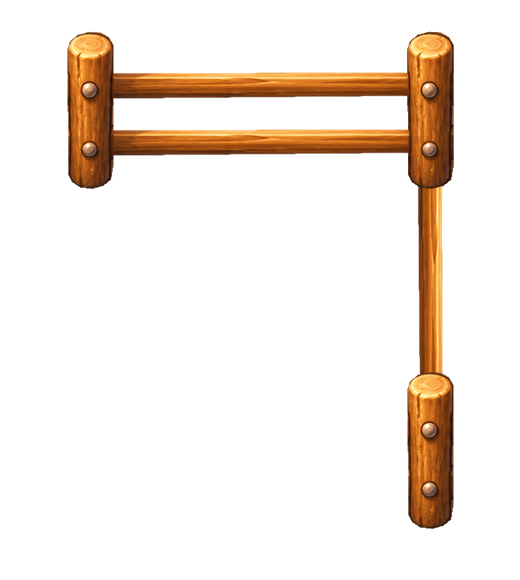
#> input picture assets-src/cerca-v2/canto-L.png, 520 x 580 px; its folder holds 6 pictures in this run
$ python extract-fence-v2.py
#> lines starting #> are read from the running program, lines starting #| are printed output that depends on the picture
#!/usr/bin/env python3
"""Cerca de madeira v2 e porteira animada (v0.93.95): peças do dono do produto → tira de 3 quadros + 5 poses da porteira.

Fonte: assets-src/cerca-v2/ — `trecho-norte-sul.png` (2 postes e 1 trilho vertical), `canto-L.png` (3 postes; trilhos horizontais e vertical) e
`porteira-frente-{0,22.5,45,67.5,90}.png` (poses de abrir; vêm com legenda, linha de chão e ponto de âncora desenhados: são apagados aqui).
Medidas da arte (px): distância entre postes = 340 (= 1 célula), poste 46 × 157 (160 de altura), trilhos horizontais a 34–58 e 91–115 acima da base
do poste, trilho vertical de 24 px de largura no meio da altura (~70 acima da base). Pivô = centro da base do poste.

Saída (px por célula = 128: a escala do jogo é 32 px de mundo por célula):
  src/assets/fence.webp       tira de 3 quadros 128 × 128: 0 = trecho horizontal (trilhos ← poste → trilhos), 1 = vertical (trilho ↑ poste ↓),
                              2 = poste. Âncora (base do poste) em (64, 90) de cada quadro; o corte norte/sul do trecho vertical é na linha 64.
  src/assets/fence-gate.webp  5 poses da porteira (0°, 22,5°, 45°, 67,5°, 90°), cada uma 128 × 76, base dos postes na linha 61; os postes ficam a
                              ±0,33 célula do centro e dois cotos de trilho ligam cada poste à borda da célula (onde chegam os trilhos vizinhos).
  src/assets/icon-block-fence.webp e icon-block-fence-gate.webp (64 × 64).
Uso: python3 scripts/extract-fence-v2.py
"""
from pathlib import Path

import numpy as np
from PIL import Image

ROOT = Path(__file__).resolve().parent.parent
SRC = ROOT / 'assets-src' / 'cerca-v2'
OUT = ROOT / 'src' / 'assets'

PITCH = 340          # px entre postes na arte = 1 célula
K = 128 / PITCH      # arte → quadro de 128 px por célula
ANCHOR = (170, 240)  # base do poste dentro do quadro-fonte de 340 × 340
POST_BOX = (237, 31, 284, 190)  # poste de cima do trecho vertical (base em (260, 188))
POST_BASE_IN_BOX = (23, 157)


def load(name: str) -> Image.Image:
#> called with name = 'canto-L.png'
    return Image.open(SRC / name).convert('RGBA')
#> returned value is the input picture: PIL image 520x580 RGBA; mean R, G, B, A 23, 13.3, 4.9, 32.9


def seamless(strip: Image.Image, period: int, overlap: int, axis: int) -> Image.Image:
    """Faixa periódica: o começo se mistura com o trecho que vem depois do período (emenda invisível)."""
    a = np.asarray(strip).astype(np.float32)
    if axis == 1:
        base, wrap = a[:, :period].copy(), a[:, period:period + overlap]
        t = np.linspace(0, 1, overlap)[None, :, None]
        base[:, :overlap] = wrap * (1 - t) + base[:, :overlap] * t
    else:
        base, wrap = a[:period].copy(), a[period:period + overlap]
        t = np.linspace(0, 1, overlap)[:, None, None]
        base[:overlap] = wrap * (1 - t) + base[:overlap] * t
    return Image.fromarray(base.clip(0, 255).astype(np.uint8), 'RGBA')


L = load('canto-L.png')
V = load('trecho-norte-sul.png')
#> call 2 of load, with name = 'trecho-norte-sul.png'
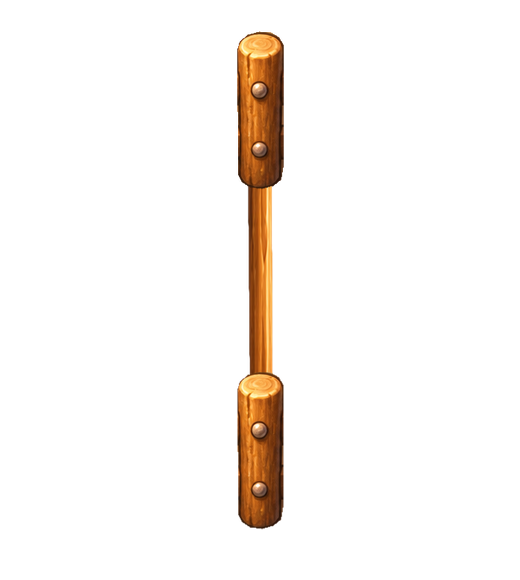
#> input picture assets-src/cerca-v2/trecho-norte-sul.png, 520 x 580 px
#> in load, returned value is the input picture: PIL image 520x580 RGBA; mean R, G, B, A 10.2, 5.9, 2.2, 15.2
post = V.crop(POST_BOX)

# trilhos horizontais: entre os postes do canto L (x 114–406), linhas 70–158
rails_src = L.crop((114, 70, 407, 159))
rails = seamless(rails_src, 240, 52, 1).resize((PITCH, rails_src.height), Image.LANCZOS)
#> in seamless, `base[:, :overlap] = wrap * (1 - t) + base[:, :overlap] * t`:
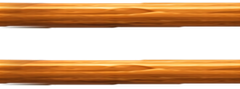
#> base: shape (89, 240, 4) float32; mean R, G, B, A 109.1, 64.2, 23.1, 138; transparent parts drawn white
RAIL_Y = 70 + (ANCHOR[1] - 188)  # a linha 70 da arte cai em 122 no quadro-fonte

# trilho vertical: coluna de 24 px entre os postes do trecho norte–sul, linhas 196–368
col_src = V.crop((248, 196, 272, 369))
col = seamless(col_src, 130, 42, 0).resize((24, PITCH), Image.LANCZOS)


def frame() -> Image.Image:
    return Image.new('RGBA', (PITCH, PITCH), (0, 0, 0, 0))


def put_post(f: Image.Image) -> None:
    f.alpha_composite(post, (ANCHOR[0] - POST_BASE_IN_BOX[0], ANCHOR[1] - POST_BASE_IN_BOX[1]))


horizontal = frame()
#> horizontal: PIL image 340x340 RGBA; every value is 0
horizontal.alpha_composite(rails, (0, RAIL_Y))
put_post(horizontal)
vertical = frame()
vertical.alpha_composite(col, (ANCHOR[0] - 12, 0))
put_post(vertical)
single = frame()
put_post(single)

pieces = [im.resize((128, 128), Image.LANCZOS) for im in (horizontal, vertical, single)]
#> pieces = 3 items
strip = Image.new('RGBA', (384, 128), (0, 0, 0, 0))
#> strip: PIL image 384x128 RGBA; every value is 0
for i, p in enumerate(pieces):
    strip.alpha_composite(p, (i * 128, 0))
#> this loop made 3 passes
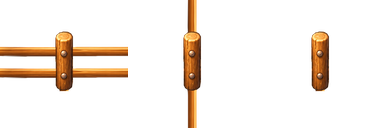
#> strip: PIL image 384x128 RGBA; mean R, G, B, A 23.6, 13.7, 5.1, 28.7; transparent parts drawn white
strip.save(OUT / 'fence.webp', 'WEBP', quality=90, method=6)


def icon(im: Image.Image, name: str) -> None:
#> called with name = 'icon-block-fence.webp'
    bb = im.getchannel('A').point(lambda v: 255 if v > 20 else 0).getbbox()
#> bb = (0, 83, 340, 242)
    im = im.crop(bb)
    k = 56 / max(im.size)
#> k = 0.165
    im = im.resize((max(1, round(im.width * k)), max(1, round(im.height * k))), Image.LANCZOS)
#> im: PIL image 56x26 RGBA
    c = Image.new('RGBA', (64, 64), (0, 0, 0, 0))
#> c: PIL image 64x64 RGBA; every value is 0
    c.alpha_composite(im, ((64 - im.width) // 2, (64 - im.height) // 2))
    c.save(OUT / name, 'WEBP', quality=90, method=6)


icon(horizontal, 'icon-block-fence.webp')

# ---- porteira: 5 poses ---------------------------------------------------------------------------------------------------------------
POSES = ['0', '22.5', '45', '67.5', '90']
GATE_BASE = 243          # linha da base dos postes na arte da porteira
GATE_POSTS = (117, 342)  # centros dos postes (distância 225 = 0,66 célula)
CROP_Y = (80, 282)       # post (topo 86) a folha aberta (até 280); a legenda (317+) fica de fora


def clean(im: Image.Image) -> Image.Image:
    """Apaga a linha de chão (bege) e o ponto de âncora (verde-azulado) desenhados na pose, só perto da base dos postes."""
    a = np.asarray(im).astype(int).copy()
    y0, y1 = GATE_BASE, GATE_BASE + 8
    reg = a[y0:y1]
    beige = (abs(reg[..., 0] - 215) < 28) & (abs(reg[..., 1] - 201) < 28) & (abs(reg[..., 2] - 177) < 30)
    teal = (abs(reg[..., 0] - 66) < 30) & (abs(reg[..., 1] - 152) < 30) & (abs(reg[..., 2] - 140) < 30)
    reg[beige | teal] = 0
    return Image.fromarray(a.clip(0, 255).astype(np.uint8), 'RGBA')


gate_w = PITCH
gate_h = CROP_Y[1] - CROP_Y[0]
base_y = GATE_BASE - CROP_Y[0]
shift = ANCHOR[0] - (GATE_POSTS[0] + GATE_POSTS[1]) / 2  # centra a porteira na célula
gate_strip = Image.new('RGBA', (128 * 5, round(gate_h * K)), (0, 0, 0, 0))
#> gate_strip: PIL image 640x76 RGBA; every value is 0
for i, name in enumerate(POSES):
    g = clean(load(f'porteira-frente-{name}.png')).crop((0, CROP_Y[0], 460, CROP_Y[1]))
#> call 3 of load, with name = 'porteira-frente-0.png'
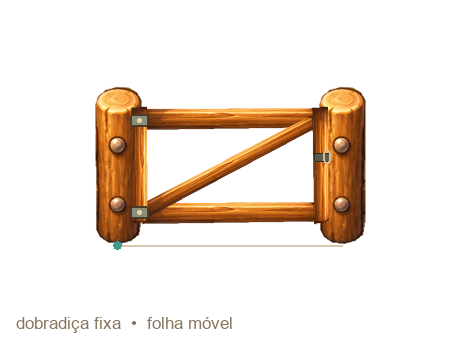
#> input picture assets-src/cerca-v2/porteira-frente-0.png, 460 x 350 px
#> in load, returned value is the input picture: PIL image 460x350 RGBA; mean R, G, B, A 27.7, 16.7, 7.1, 39.7
    f = Image.new('RGBA', (gate_w, gate_h), (0, 0, 0, 0))
#> f: PIL image 340x202 RGBA; every value is 0
    # cotos de trilho do poste à borda da célula (os trilhos vizinhos chegam ali), atrás dos postes
    left_post_x = round(GATE_POSTS[0] + shift)
    right_post_x = round(GATE_POSTS[1] + shift)
    stub_y = base_y - 188 + 70  # a linha 70 da arte (topo dos trilhos) está a 118 acima da base do poste
    f.alpha_composite(rails.crop((0, 0, left_post_x + 6, rails.height)), (0, stub_y))
    f.alpha_composite(rails.crop((right_post_x - 6, 0, PITCH, rails.height)), (right_post_x - 6, stub_y))
    f.alpha_composite(g, (round(shift), 0))
    gate_strip.alpha_composite(f.resize((128, round(gate_h * K)), Image.LANCZOS), (i * 128, 0))
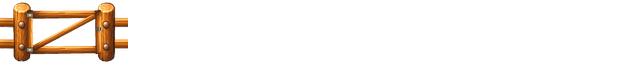
#> gate_strip: PIL image 640x76 RGBA; mean R, G, B, A 16.6, 9.8, 3.7, 20.2; transparent parts drawn white
    if name == '0':
        icon(f, 'icon-block-fence-gate.webp')
#> call 2 of icon, with name = 'icon-block-fence-gate.webp'
#> in icon (call 2), `bb = im.getchannel('A').point(lambda v: 255 if v > 20 else 0).getbbox()`: bb = (0, 6, 340, 165)
#> in icon (call 2), `im = im.crop(bb)`:
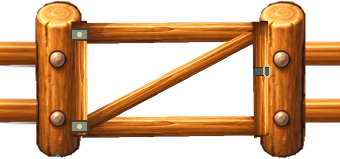
#> im: PIL image 340x159 RGBA; mean R, G, B, A 89.7, 52.2, 19.9, 128.5; transparent parts drawn white
#> in icon (call 2), `c.alpha_composite(im, ((64 - im.width) // 2, (64 - im.height) // 2))`:
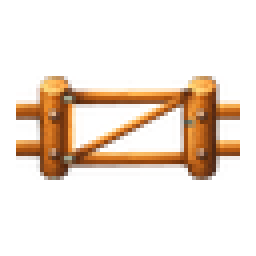
#> c: PIL image 64x64 RGBA (shown 4 times larger); mean R, G, B, A 45.2, 26.9, 10.2, 45.7; transparent parts drawn white
#> pass 2 of the loop `for i, name in enumerate(POSES):`:
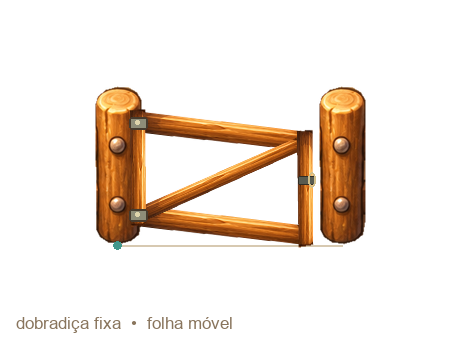
#> input picture assets-src/cerca-v2/porteira-frente-22.5.png, 460 x 350 px
#> in load, returned value is the input picture: PIL image 460x350 RGBA; mean R, G, B, A 27.8, 16.7, 7.1, 39.8
#> `f.alpha_composite(g, (round(shift), 0))`:
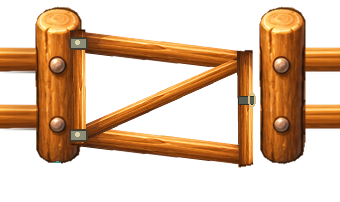
#> f: PIL image 340x202 RGBA; mean R, G, B, A 70.8, 41.2, 15.6, 101.4; transparent parts drawn white
#> `gate_strip.alpha_composite(f.resize((128, round(gate_h * K)), Image.LA..`:
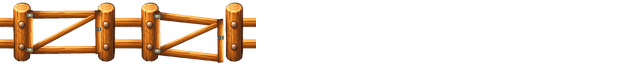
#> gate_strip: PIL image 640x76 RGBA; mean R, G, B, A 33.5, 19.7, 7.4, 40.5; transparent parts drawn white
#> (the run stopped early here; a loop or call above may not have finished)
